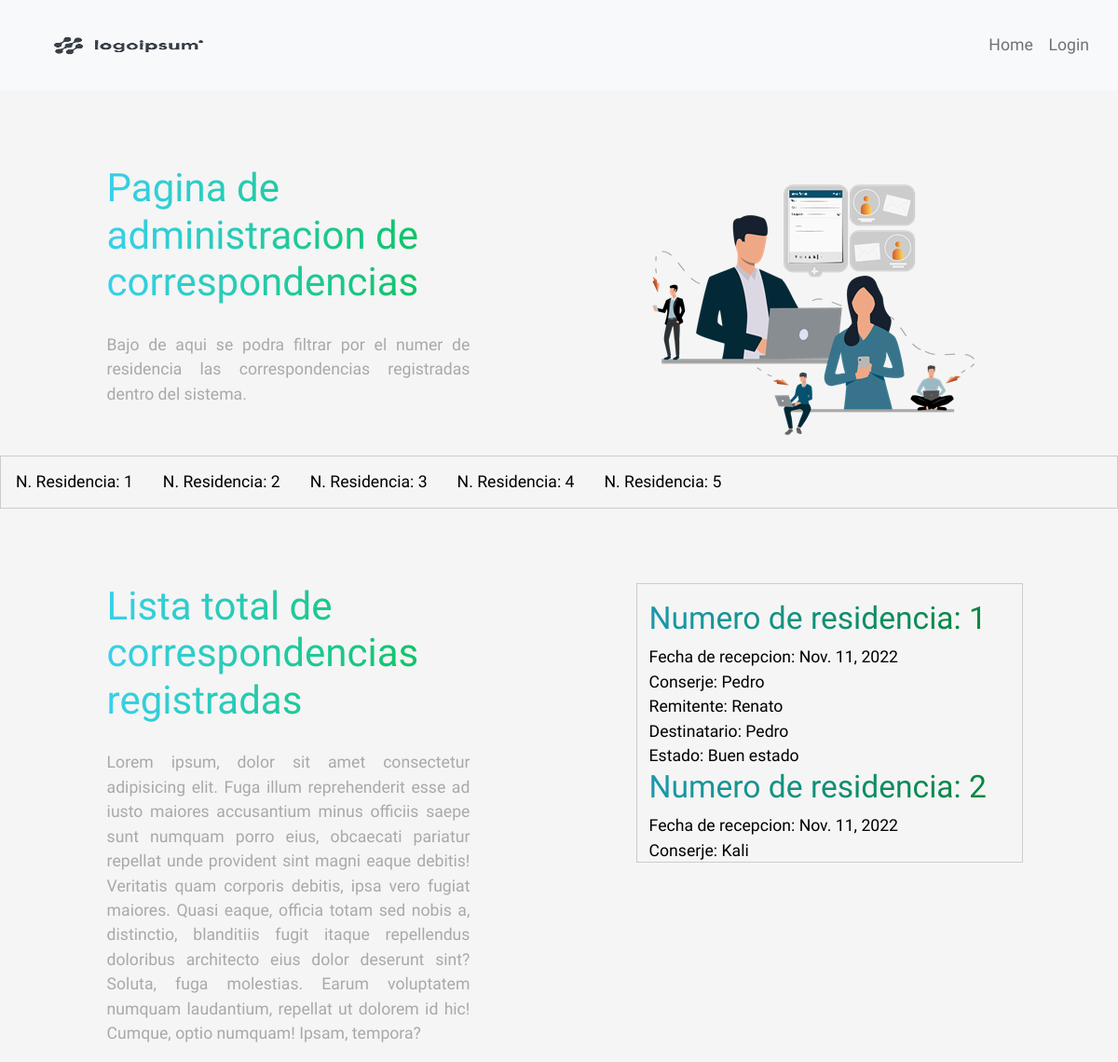
The app's page /, older data.
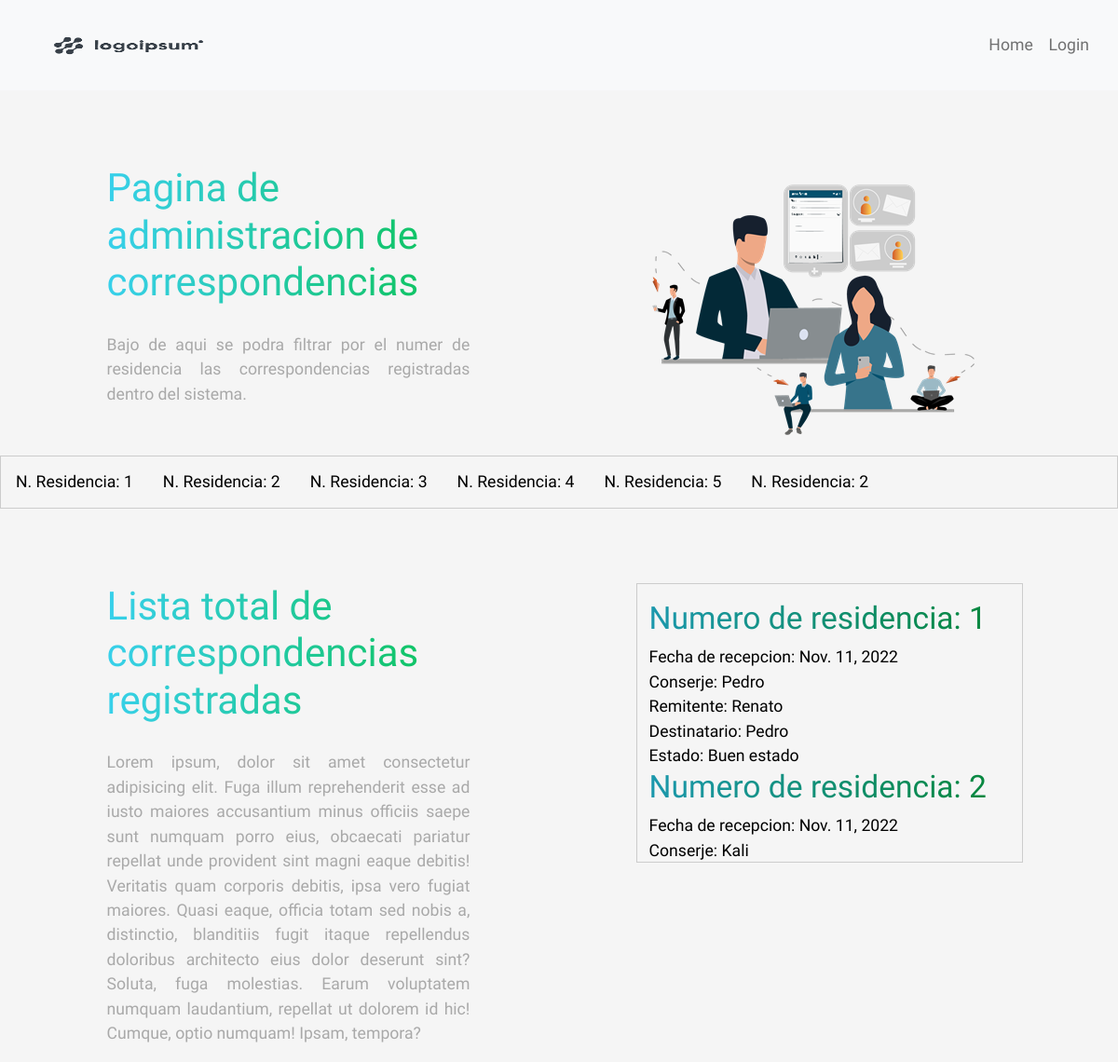
The same page, newer data.
### core/models.py (models this page shows)
class Correspondencia(models.Model):
    Fecha_recepcion = models.DateField(null=True, blank=True)
    conserje = models.ForeignKey(Conserje, on_delete=models.CASCADE)
    remitente = models.CharField(max_length=50)
    destinatario = models.CharField(max_length=50)
    estados = [
        ('Buen estado', 'Buen estado'),
        ('Poco dañado', 'Poco dañado'),
        ('Mal estado','Mal estado'),
    ]
    Estado = models.CharField(max_length=15,
        choices=estados,
        default='Buen estado')
    NroResidencia = models.ForeignKey(Residencia, on_delete=models.CASCADE)

class Residencia(models.Model):
    NRO = models.IntegerField(primary_key=True)
    Owner = models.CharField(max_length=50)
    Telefono = models.IntegerField()
    Mail = models.CharField(max_length=70)

class Conserje(models.Model):
    Nombre = models.CharField(max_length=30)
    Apellido = models.CharField(max_length=30)
    Fono = models.IntegerField()

### core/views.py (the view)
# urls.py: 2. Add a URL to urlpatterns:  path('', views.home, name='home')
def home(request):
    correspondencia = Correspondencia.objects.all()
    context = {'correspondencia': correspondencia}
    return render(request, "core/body.html", context)

### core/templates/core/body.html (shortened to what this page needs)
{% extends 'core/home.html' %}
{% load static %}
{% block intro %}
<div class="container">
    <div class="row">
        <div class="col-xs-12 col-md-5 col-lg-5 col-xl-5">
            <h1>Pagina de administracion de correspondencias</h1>
            <p style="padding-top:20px; text-align: justify;">Bajo de aqui se podra filtrar por el numer de residencia las correspondencias registradas dentro del sistema.</p>
        </div>
        <div class="col-md-2 col-lg-2 col-xl-2"></div>
        <div class="col-xs-12 col-md-5 col-lg-5 col-xl-5">
        <img
        src="{% static 'core/img/gestion-de-correspondencia.png' %}" class="img-fluid" alt="logoinformatica">
        </div>
    </div>
</div>
{% endblock intro %}
{% block correspondencias %}
    <div class="tab">
        {% for i in correspondencia%}
        <button class="tablinks" onclick="openTab(event, '{{i.NroResidencia.NRO}}')">N. Residencia:
            {{i.NroResidencia.NRO}}</button>
        {% endfor %}
    </div>
    <div class="container">
        <div class="row">
            <div class="col-xs-12 col-md-5 col-lg-5 col-xl-5">
                <h1>Lista total de correspondencias registradas</h1>
                <p style="padding-top:20px; text-align: justify;">Lorem ipsum, dolor sit amet consectetur adipisicing elit. Fuga illum reprehenderit esse ad iusto maiores accusantium minus officiis saepe sunt numquam porro eius, obcaecati pariatur repellat unde provident sint magni eaque debitis! Veritatis quam corporis debitis, ipsa vero fugiat maiores. Quasi eaque, officia totam sed nobis a, distinctio, blanditiis fugit itaque repellendus doloribus architecto eius dolor deserunt sint? Soluta, fuga molestias. Earum voluptatem numquam laudantium, repellat ut dolorem id hic! Cumque, optio numquam! Ipsam, tempora?</p>
            </div>
            <div class="col-md-2 col-lg-2 col-xl-2"></div>
            <div class="col-xs-12 col-md-5 col-lg-5 col-xl-5" id="lista">
                <p>
                    {% for i in correspondencia%}
                    <h2>Numero de residencia: {{i.NroResidencia.NRO}}</h2>
                    Fecha de recepcion: {{i.Fecha_recepcion}} <br>
                    Conserje: {{i.conserje.Nombre}} <br>
                    Remitente: {{i.remitente}} <br>
                    Destinatario: {{i.destinatario}} <br>
                    Estado: {{i.Estado}} <br>
                    {% endfor %}
                </p>
            </div>
        </div>
    </div>
{% endblock correspondencias %}

Row changes from the older to the newer data that the page shows:
added Correspondencia: NroResidencia.NRO "2", shown under "Pagina de administracion de correspondencias"
